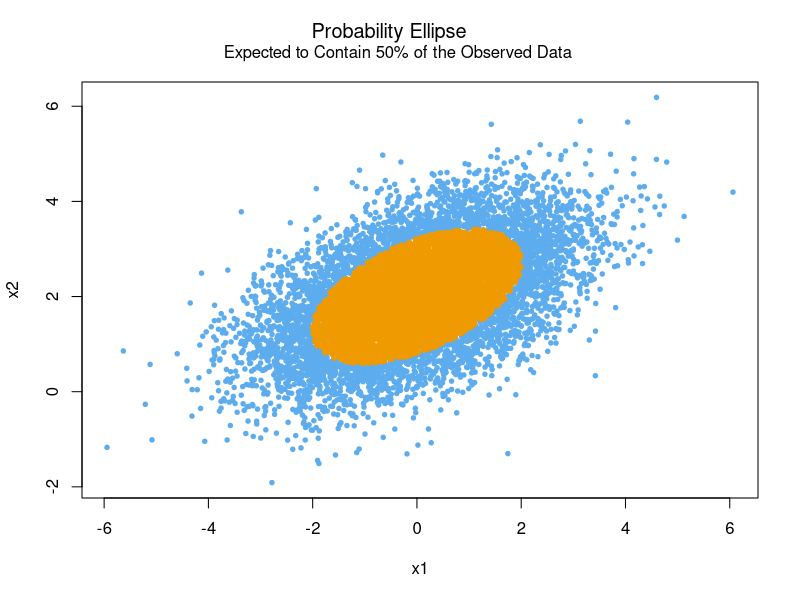

This chart was generated by the following R code:
# Given a Bivariate Normal population with mu_{1} = 0, mu_{2} = 2, sigma_{11} = 2, sigma_{22} = 1, and rho_{12} = 0.5 determine and plot the probability ellipse that contains 50% of the probability.

library(MASS)

rho <- 0.5
sigma <- matrix(c(2, 1/sqrt(2), 1/sqrt(2), 1), 2)  # variance-covariance matrix

eigenv <- eigen(sigma) # eigenvalues and eigenvectors
print(eigenv) # eigenvectors determine the direction of the axes and the eigenvalues their length

# Simulate from a Multivariate Normal Distribution

help("mvrnorm")

n <- 10000 # no. of samples 
mu <- c(0, 2) # vector giving the means of the variables
sigma <- sigma # variance-covariance matrix

data <- mvrnorm(n, mu, sigma) 
distances <- mahalanobis(data, colMeans(data), cov(data)) # measure between a sample point and a distribution; D^{2} = (x - \mu){'}\Sigma^{-1}(x - \mu)

plot(data, pch = ".", xlab = "x1", ylab = "x2")
mytitle = "Probability Ellipse"
mysubtitle = "Expected to Contain 50% of the Observed Data"
mtext(side=3, line=2, at=0.8, adj=0.95, cex=1.2, mytitle)
mtext(side=3, line=1, at=0.3, adj=0.60, cex=1, mysubtitle)
points(data[distances > 1.386,], pch = 20, cex = 0.9, col = 'Steel Blue 2')
points(data[(distances - 0.6) < distances & distances < (1.386+0.6),], pch = 20, cex = 0.9, col = 'Orange 2')





